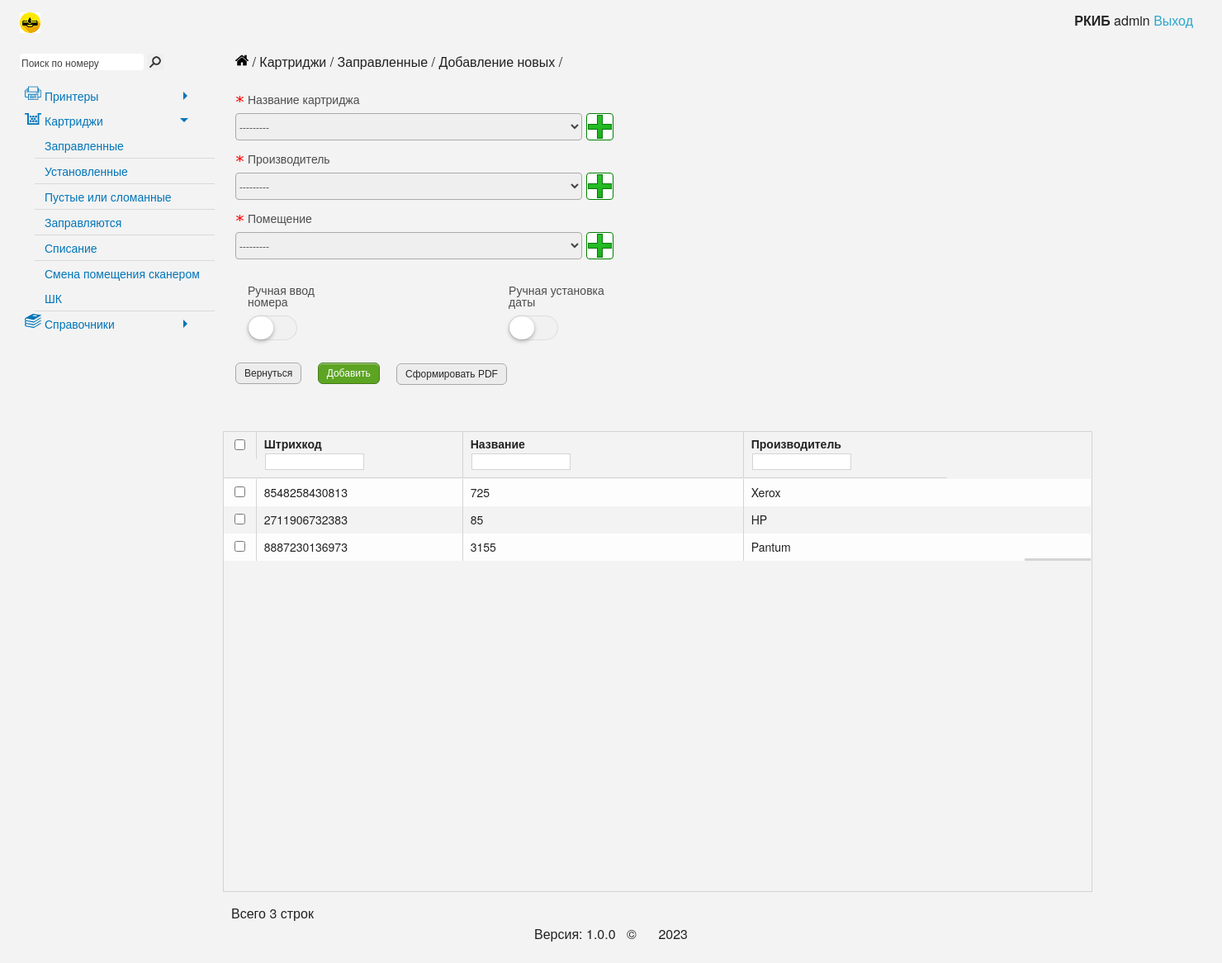
The app's page /cartridge/add_items/, older data.
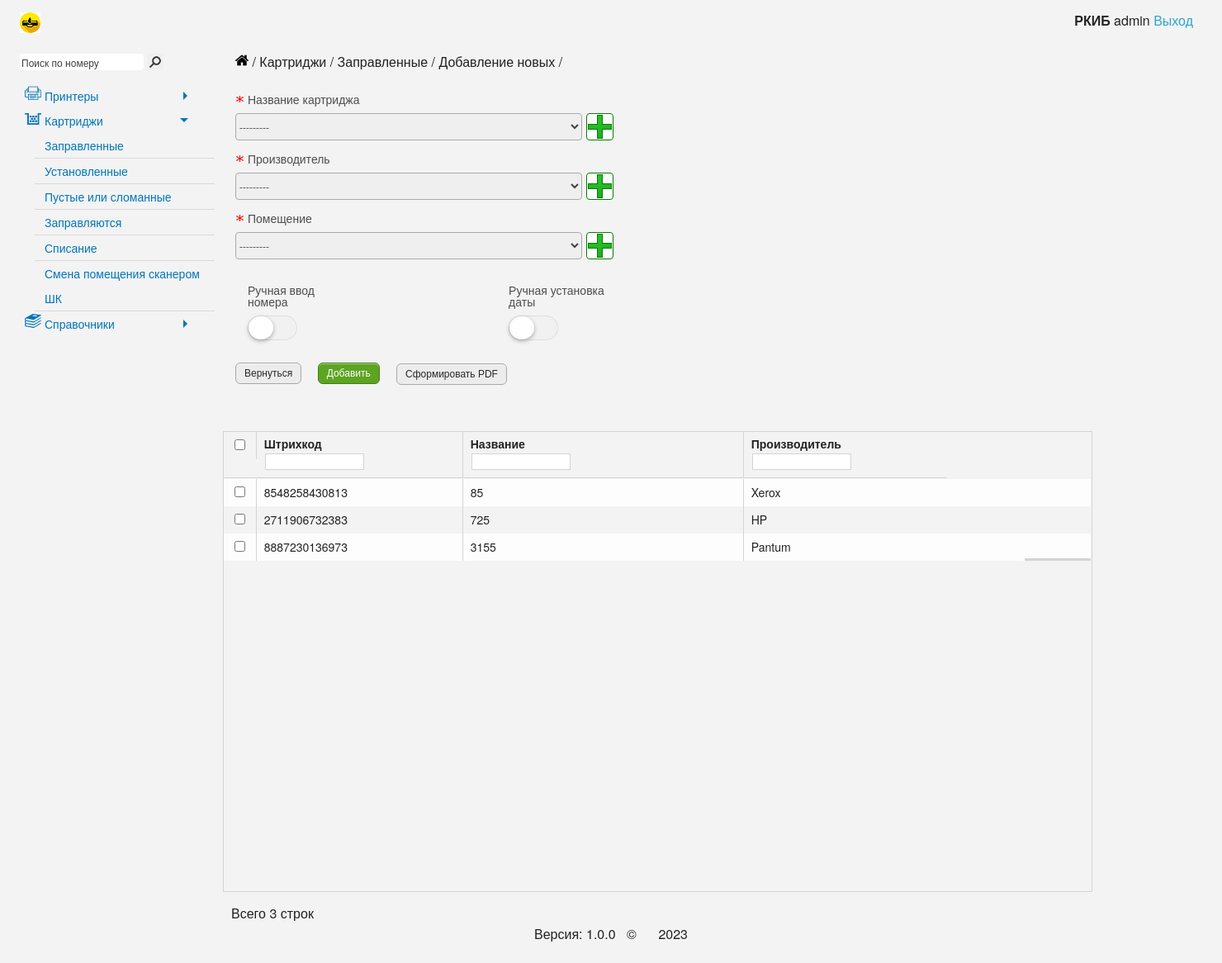
The same page, newer data.
### cartridge/models.py (models this page shows, shortened)
class Cartridges(models.Model):  # Картриджи
    barcode = models.CharField('Штрихкод', unique=True, db_index=True, max_length=50)
    cartName = models.ForeignKey('NameСartridge', default=None, on_delete=models.PROTECT)
    placeName = models.ForeignKey('Placements', on_delete=models.PROTECT)
    manufacturerName = models.ForeignKey('Manufacturer', default=None, on_delete=models.PROTECT)
    date = models.DateTimeField("Дата изменения", default=datetime.datetime.now().strftime("%d.%m.%Y %H:%M"))
    col = models.IntegerField('Перезаправки', db_index=True, blank=True, null=True)
    history = HistoricalRecords()
    class Meta:
        verbose_name = 'Картридж'
        verbose_name_plural = 'Картриджи'

class NameСartridge(models.Model):  # Названия картриджей
    name = models.CharField("Название картриджа", max_length=50, unique=True, db_index=True)
    comments = models.CharField("Комментарии", max_length=100, blank=True)
    class Meta:
        verbose_name = 'Название картриджа'
        verbose_name_plural = 'Названия картриджей'
    def __str__(self):
        return str(self.name)

class Manufacturer(models.Model):  # Производитель
    manufacturer = models.CharField("Производитель", max_length=50, unique=True, db_index=True)
    comments = models.CharField("Комментарии", max_length=100, blank=True)
    class Meta:
        verbose_name = 'Производитель'
        verbose_name_plural = 'Производители'
    def __str__(self):
        return str(self.manufacturer)

### cartridge/views.py (the view, shortened to what this page needs)
# urls.py: path('add_items/', add_items, name='add_items'),
@csrf_protect
@ensure_csrf_cookie
def add_items(request):
    count = Cartridges.objects.count()
    name_cart = Cartridges.objects.order_by('-date')
    msg_display = 'none'
    err_display = 'none'
    display = 'none'
    random_num = ''
    error = ''
    form = CartridgesForm()
    data = {
        'form': form,
        'error': error,
        'msg_display': msg_display,
        'err_display': err_display,
        'display': display,
        'carts': name_cart,
        'random_num': str(random_num),
        'count': count
    }
    return render(request, 'cartridge/add_items.html', data)

### cartridge/models.py (called while the page is built)
    def __str__(self):
        return str(self.name)

### cartridge/templates/cartridge/add_items.html (shortened to what the changed rows need)
{% extends 'cartridge/base.html' %}
{% block content %}
    <div ng-controller="MainCtrl" class="ng-scope">
        <form action="{% url 'print_cart' %}" method="post">
            <div class="marginTop" style="border: 1px solid #d4d4d4; width: 1053px">
                <div class="large-10">
                    <div class="grid1675336387607" id="grid1">
                        <div class="ui-grid-viewport" style="width: 1050px; height: 500px; overflow-y: scroll;">
                            <div class="ui-grid-canvas" id="table">
                                {% if carts %}
                                    {% for el in carts %}
                                        <div class="ui-grid-row">
                                            <div class="ui-grid-cell ui-grid-coluiGrid-000H">
                                                <div class="ui-grid-cell-contents">
                                                    <input name="check" class="ui-grid-cell-contents-checkbox checkbox_delete" type="checkbox"
                                                           value="{{ el.barcode }}">
                                                </div>
                                            </div>
                                            <div class="ui-grid-cell ui-grid-coluiGrid-0007">
                                                <div class="ui-grid-cell-contents">{{ el.barcode }}</div>
                                            </div>
                                            <div class="ui-grid-cell ui-grid-coluiGrid-0008">
                                                <span class="ui-grid-cell-contents">{{ el.cartName }}</span>
                                            </div>
                                            <div class="ui-grid-cell ui-grid-coluiGrid-0008">
                                                <div class="ui-grid-cell-contents">{{ el.manufacturerName }}</div>
                                            </div>
                                        </div>
                                    {% endfor %}
                                {% endif %}
                            </div>
                        </div>
                    </div>
                </div>
            </div>
        </form>
    </div>
{% endblock %}

Row changes from the older to the newer data that the page shows:
changed Cartridges "Xerox": cartName "725" → "85"
changed Cartridges "HP": cartName "85" → "725"
